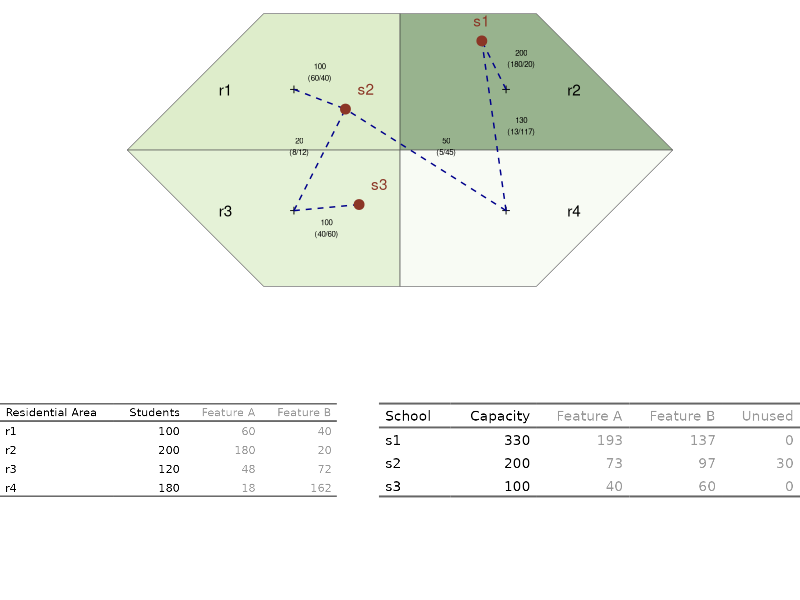

R code for this plot:
library(tidyverse)
library(sf)
library(lpSolve)
library(ggsci)
library(ggpubr)
library(grid)
library(magick)
library(flextable)

# Data --------------------------------------------------------------------

# Residential area db
pol_base1 <- list(rbind(c(0,0), c(0, -100), c(100, -100), c(200, 0), c(0, 0) ) )
pol_base2 <- list(rbind(c(0,0), c(0, 100), c(100, 100), c(200, 0), c(0, 0) ) )

resid <- st_sfc(st_polygon(list(pol_base1[[1]] * (-1))),
                st_polygon(pol_base2),
                st_polygon(list(pol_base2[[1]] * (-1))),
                st_polygon(pol_base1)) |> 
  st_as_sf() |> 
  mutate(resid = paste0("r", 1:4),
         POPULATION = c(100, 200, 120, 180),
         FEATURE_A_prop = c(0.6, 0.9, 0.4, 0.1),
         FEATURE_A = POPULATION * FEATURE_A_prop,
         FEATURE_B = POPULATION * (1-FEATURE_A_prop)
         )   

rm(pol_base1, pol_base2)

# School db
school <- st_sfc(st_point(c(60, 80)),
                 st_point(c(-40, 30)),
                 st_point(c(-30, -40)))|> 
  st_as_sf() |> 
  mutate(school = paste0("s", 1:3),
         SIZE = c(330, 200, 100))

# sfc_LINESTRING(net)

LINE_Between <- full_join(data.frame(geo1 = st_centroid(resid)$x,
                                     resid = paste0("r", 1:4),
                                     id = NA),
                          data.frame(geo1 = school$x,
                                     school = paste0("s", 1:3),
                                     id = NA),
                          by = "id") |> 
  st_as_sf() |> 
  select(-id)

LINE_Between <- st_sfc(
  mapply(function(a, b){
    st_cast(st_union(a, b),"LINESTRING")
  }, 
  LINE_Between$geometry.x, LINE_Between$geometry.y, 
  SIMPLIFY = FALSE)) |> 
  cbind(st_drop_geometry(LINE_Between[c("resid", "school" )])) |> 
  st_as_sf() 

# LP Model ------------------------------------------------------------

# Cost Matrix
M_COST <- st_distance(st_centroid(resid), school )
rownames(M_COST) <- resid$resid
colnames(M_COST) <- school$school

# Signs restriction
if(sum(resid$POPULATION) <= sum(school$SIZE)){
  row.signs <- rep("=", nrow(M_COST))
  col.signs <- rep("<=", ncol(M_COST))
}else{
  row.signs <- rep("<=", nrow(M_COST))
  col.signs <- rep("=", ncol(M_COST))
}

# values restrictions
row.rhs <- resid$POPULATION
col.rhs <- school$SIZE

# Resolution lp model
ALLOCATION_MODEL <- lp.transport(M_COST, "min", presolve = 1,
                                 row.signs, row.rhs, col.signs, col.rhs)

rownames(ALLOCATION_MODEL$solution) <- rownames(M_COST)
colnames(ALLOCATION_MODEL$solution) <- colnames(M_COST)

rm(row.rhs, col.rhs, M_COST, row.signs, col.signs)

# Student and Feature distribution -------------------------

M_ALLOCATION <- ALLOCATION_MODEL$solution |> 
  as_tibble(rownames = "resid") |> 
  pivot_longer(cols = s1:s3, names_to = "school") |> 
  left_join(resid |>
              st_drop_geometry() |>
              select(resid, FEATURE_A_prop),
            by = "resid") |> 
  mutate(FEATURE_A = value * FEATURE_A_prop,
         FEATURE_B = value * (1- FEATURE_A_prop))

LINE_Between <- LINE_Between |>
  left_join(M_ALLOCATION, by = c("resid", "school")) |> 
  filter(value > 0) |> 
  mutate(label = paste0(value, "\n(", FEATURE_A, "/", FEATURE_B, ")"))

# Feature by allocation

rad_aux <- resid |> 
  st_drop_geometry() |> 
  mutate(FEATURE_A = FEATURE_A_prop, 
         FEATURE_B = 1-FEATURE_A_prop) |>
  select(FEATURE_A, FEATURE_B) |> 
  as.matrix() 

base <- ALLOCATION_MODEL$solution

if(!all(rownames(base) == resid$resid) |
   !all(colnames(base) == school$school) ){
  stop("ID Radio en matriz de asignación no coinciden con base original")
}

for(i in colnames(rad_aux)){
  school[[i]] <- apply(base * rad_aux[ , i], 2, sum)
}

school <- school |> 
  mutate(ALLOCATED = FEATURE_A + FEATURE_B,
         FREE_ALLOCATED = SIZE - ALLOCATED)

rm(rad_aux, i, base)

# Plots -------------------------------------------------------------------

p1 <- ggplot() +
  geom_sf(data = resid, aes(fill = FEATURE_A), alpha = 0.5) +
  geom_sf(data = st_centroid(resid), shape = 3) +
  geom_sf(data = LINE_Between, aes(color = value),
          linetype = 2, color ="darkblue") +
  geom_sf_text(data = st_centroid(LINE_Between), 
               aes(label = label), size = 2,
               nudge_x = c(0, 20, -15, 0, 20, 15),
               nudge_y = c(20, 5, 10, -15, 0, 10) ) +
  geom_sf_text(data = st_centroid(resid), aes(label = resid), 
               nudge_x = c(-50, 50, -50, 50 )) +
  geom_sf(data = school, color = "tomato4", size = 3) +
  geom_sf_text(data = school, aes(label = school), 
               nudge_x = c(0, 15, 15), 
               nudge_y = 15, color = "tomato4") +
  scale_fill_material("light-green") +
  guides(color = "none",
         fill = "none") +
  theme_void()

t1 <- resid |> 
  st_drop_geometry() |> 
  select(-FEATURE_A_prop) |> 
  flextable() |> 
  set_header_labels(resid = "Residential Area", 
                    POPULATION = "Students",
                    FEATURE_A = "Feature A",
                    FEATURE_B = "Feature B") |> 
  # color(j = 3:4, color = "grey60") |> 
  color(j = 3:4, color = "grey60", part = "all") |> 
  autofit() |> 
  as_raster()

t2 <- school |> 
  st_drop_geometry() |> 
  select(-ALLOCATED) |> 
  flextable() |> 
  set_header_labels(school = "School", 
                    SIZE = "Capacity",
                    FEATURE_A = "Feature A",
                    FEATURE_B = "Feature B",
                    FREE_ALLOCATED = "Unused") |> 
  color(j = 3:5, color = "grey60", part = "all") |> 
  autofit() |>
  as_raster()

p2 <- ggarrange(grid::rasterGrob(t1), NA, grid::rasterGrob(t2), 
                ncol = 3, widths = c(16, 2, 20), align = "v")

p_allocation <- ggarrange(p1, p2, nrow = 2, widths = c(4, 1.4))

ggsave(plot = p_allocation, "figure/Model-Allocation.png", 
       dpi = 320, width = 12, height = 9, units = "cm")

rm(p1, p2, t1, t2, school, resid, LINE_Between,
   M_ALLOCATION, ALLOCATION_MODEL, p_allocation)
